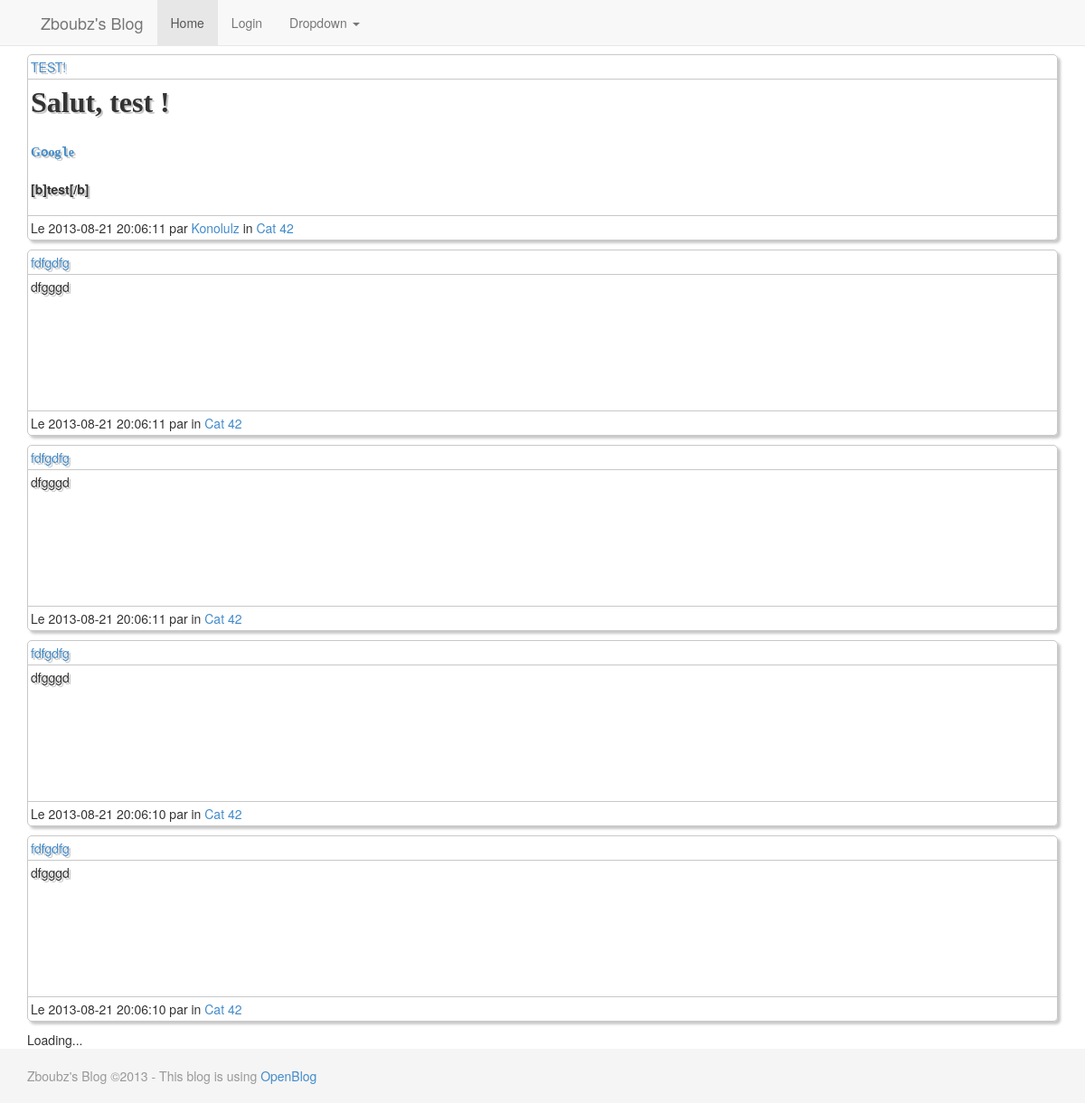
The page / on the database its author committed.
### tables this page shows
CREATE TABLE IF NOT EXISTS `post` (
  `id` int(11) NOT NULL AUTO_INCREMENT,
  `onfront` int(11) NOT NULL DEFAULT '1',
  `title` varchar(255) NOT NULL,
  `content` text NOT NULL,
  `created` timestamp NOT NULL DEFAULT CURRENT_TIMESTAMP,
  `author` varchar(20) NOT NULL,
  `cat` int(11) NOT NULL DEFAULT '1',
  PRIMARY KEY (`id`)
);

CREATE TABLE IF NOT EXISTS `categories` (
  `catId` int(11) NOT NULL AUTO_INCREMENT,
  `catTitle` varchar(20) NOT NULL,
  PRIMARY KEY (`catId`)
);

### includes/lib/sysplugins/smarty_internal_template.php (called while the page is built, shortened)
<?php
class Smarty_Internal_Template extends Smarty_Internal_TemplateBase {
    public $cache_id = null;
    public $compile_id = null;
    public $template_resource = null;
    public $smarty = null;
    public function __construct($template_resource, $smarty, $_parent = null, $_cache_id = null, $_compile_id = null, $_caching = null, $_cache_lifetime = null)
    {
        $this->smarty = &$smarty;
        $this->cache_id = $_cache_id === null ? $this->smarty->cache_id : $_cache_id;
        $this->compile_id = $_compile_id === null ? $this->smarty->compile_id : $_compile_id;
        $this->caching = $_caching === null ? $this->smarty->caching : $_caching;
        $this->parent = $_parent;
        $this->template_resource = $template_resource;
    }
    public function getSubTemplate($template, $cache_id, $compile_id, $caching, $cache_lifetime, $data, $parent_scope)
    {
        if ($this->smarty->allow_ambiguous_resources) {
            $_templateId = Smarty_Resource::getUniqueTemplateName($this->smarty, $template) . $cache_id . $compile_id;
        } else {
            $_templateId = $this->smarty->joined_template_dir . '#' . $template . $cache_id . $compile_id;
        }
        if (isset($this->smarty->template_objects[$_templateId])) {
            $tpl = clone $this->smarty->template_objects[$_templateId];
            $tpl->parent = $this;
            $tpl->caching = $caching;
            $tpl->cache_lifetime = $cache_lifetime;
        } else {
            $tpl = new $this->smarty->template_class($template, $this->smarty, $this, $cache_id, $compile_id, $caching, $cache_lifetime);
        }
        if ($parent_scope == Smarty::SCOPE_LOCAL) {
            $tpl->tpl_vars = $this->tpl_vars;
            $tpl->tpl_vars['smarty'] = clone $this->tpl_vars['smarty'];
        } elseif ($parent_scope == Smarty::SCOPE_PARENT) {
            $tpl->tpl_vars = &$this->tpl_vars;
        } elseif ($parent_scope == Smarty::SCOPE_GLOBAL) {
            $tpl->tpl_vars = &Smarty::$global_tpl_vars;
        } elseif (($scope_ptr = $this->getScopePointer($parent_scope)) == null) {
            $tpl->tpl_vars = &$this->tpl_vars;
        } else {
            $tpl->tpl_vars = &$scope_ptr->tpl_vars;
        }
        $tpl->config_vars = $this->config_vars;
        return $tpl->fetch(null, null, null, null, false, false, true);
    }
    public function __get($property_name)
    {
        switch ($property_name) {
            case 'source':
                $this->source = Smarty_Resource::source($this);
                if ($this->source->type != 'eval') {
                    if ($this->smarty->allow_ambiguous_resources) {
                        $_templateId = $this->source->unique_resource . $this->cache_id . $this->compile_id;
                    } else {
                        $_templateId = $this->smarty->joined_template_dir . '#' . $this->template_resource . $this->cache_id . $this->compile_id;
                    }
                    $this->smarty->template_objects[$_templateId] = $this;
                }
                return $this->source;
            case 'compiled':
                $this->compiled = $this->source->getCompiled($this);
                return $this->compiled;
            case 'compiler':
                $this->smarty->loadPlugin($this->source->compiler_class);
                $this->compiler = new $this->source->compiler_class($this->source->template_lexer_class, $this->source->template_parser_class, $this->smarty);
                return $this->compiler;
        }
        throw new SmartyException("template property '$property_name' does not exist.");
    }
}
?>

### includes/lib/Smarty.class.php (called while the page is built, shortened)
<?php
include_once SMARTY_SYSPLUGINS_DIR.'smarty_internal_templatebase.php';
include_once SMARTY_SYSPLUGINS_DIR.'smarty_internal_template.php';
include_once SMARTY_SYSPLUGINS_DIR.'smarty_resource.php';
include_once SMARTY_SYSPLUGINS_DIR.'smarty_internal_resource_file.php';
class Smarty extends Smarty_Internal_TemplateBase {
    private $template_dir = array();
    private $compile_dir = null;
    public function setTemplateDir($template_dir)
    {
        $this->template_dir = array();
        foreach ((array) $template_dir as $k => $v) {
            $this->template_dir[$k] = rtrim($v, '/\\') . DS;
        }
        $this->joined_template_dir = join(DIRECTORY_SEPARATOR, $this->template_dir);
        return $this;
    }
    public function getTemplateDir($index=null)
    {
        return (array)$this->template_dir;
    }
    public function setCompileDir($compile_dir)
    {
        $this->compile_dir = rtrim($compile_dir, '/\\') . DS;
        return $this;
    }
    public function getCompileDir()
    {
        return $this->compile_dir;
    }
}
?>

### includes/lib/sysplugins/smarty_resource.php (called while the page is built, shortened)
<?php
abstract class Smarty_Resource {
    public static $resources = array();
    protected static $sysplugins = array(
        'file' => true,
        'string' => true,
        'extends' => true,
        'stream' => true,
        'eval' => true,
        'php' => true
    );
    protected function buildUniqueResourceName(Smarty $smarty, $resource_name)
    {
        return get_class($this) . '#' . $smarty->joined_template_dir . '#' . $resource_name;
    }
    public function populateCompiledFilepath(Smarty_Template_Compiled $compiled, Smarty_Internal_Template $_template)
    {
        $_filepath = $compiled->source->uid;
        if ($_template->caching) {
            $_cache = '.cache';
        } else {
            $_cache = '';
        }
        $_compile_dir = $_template->smarty->getCompileDir();
        $_basename = $this->getBasename($compiled->source);
        if ($_basename) {
            $_basename = '.' . $_basename;
        }
        $compiled->filepath = $_compile_dir . $_filepath . '.' . $compiled->source->type . $_basename . $_cache . '.php';
    }
    protected function normalizePath($_path, $ds=true)
    {
        if ($ds) {
            $_path = str_replace('\\', '/', $_path);
        }
        $offset = 0;
        $_path = preg_replace('#(/\./(\./)*)|/{2,}#', '/', $_path);
        while (true) {
            $_parent = strpos($_path, '/../', $offset);
            if (!$_parent) {
                break;
            } else if ($_path[$_parent - 1] === '.') {
                $offset = $_parent + 3;
                continue;
            }
            $_pos = strrpos($_path, '/', $_parent - strlen($_path) - 1);
            $_path = substr_replace($_path, '', $_pos, $_parent + 3 - $_pos);
        }
        return $_path;
    }
    protected function buildFilepath(Smarty_Template_Source $source, Smarty_Internal_Template $_template=null)
    {
        $file = $source->name;
        if ($source instanceof Smarty_Config_Source) {
            $_directories = $source->smarty->getConfigDir();
            $_default_handler = $source->smarty->default_config_handler_func;
        } else {
            $_directories = $source->smarty->getTemplateDir();
        }
        $_file_is_dotted = $file[0] == '.' && ($file[1] == '.' || $file[1] == '/' || $file[1] == "\\");
        if (!preg_match('/^([\/\\\\]|[a-zA-Z]:[\/\\\\])/', $file)) {
            $_path = str_replace('\\', '/', $file);
            $_path = DS . trim($file, '/');
            $_was_relative = true;
        } else {
            $_path = str_replace('\\', '/', $file);
        }
        $_path = $this->normalizePath($_path, false);
        if (isset($_was_relative)) {
            $_path = substr($_path, 1);
        }
        $file = rtrim($_path, '/\\');
        if (!preg_match('/^([\/\\\\]|[a-zA-Z]:[\/\\\\])/', $file)) {
            foreach ($_directories as $_directory) {
                $_filepath = $_directory . $file;
                if ($this->fileExists($source, $_filepath)) {
                    return $this->normalizePath($_filepath);
                }
            }
        }
        return false;
    }
    protected function fileExists(Smarty_Template_Source $source, $file)
    {
        $source->timestamp = @filemtime($file);
        return $source->exists = !!$source->timestamp;
    }
    public static function load(Smarty $smarty, $type)
    {
        if (isset($smarty->_resource_handlers[$type])) {
            return $smarty->_resource_handlers[$type];
        }
        if (isset(self::$sysplugins[$type])) {
            if (!isset(self::$resources[$type])) {
                self::$resources[$type] = new $_resource_class();
            }
            return $smarty->_resource_handlers[$type] = self::$resources[$type];
        }
        throw new SmartyException("Unkown resource type '{$type}'");
    }
    protected static function parseResourceName($resource_name, $default_resource, &$name, &$type)
    {
        $parts = explode(':', $resource_name, 2);
        if (!isset($parts[1]) || !isset($parts[0][1])) {
            $type = $default_resource;
            $name = $resource_name;
        } else {
            $type = $parts[0];
            $name = $parts[1];
        }
    }
    public static function source(Smarty_Internal_Template $_template=null, Smarty $smarty=null, $template_resource=null)
    {
        if ($_template) {
            $smarty = $_template->smarty;
            $template_resource = $_template->template_resource;
        }
        self::parseResourceName($template_resource, $smarty->default_resource_type, $name, $type);
        $resource = Smarty_Resource::load($smarty, $type);
        $unique_resource_name = $resource->buildUniqueResourceName($smarty, $name);
        $_cache_key = 'template|' . $unique_resource_name;
        $source = new Smarty_Template_Source($resource, $smarty, $template_resource, $type, $name, $unique_resource_name);
        return $source;
    }
}
class Smarty_Template_Source {
    public $unique_resource = null;
    public function __construct(Smarty_Resource $handler, Smarty $smarty, $resource, $type, $name, $unique_resource)
    {
        $this->handler = $handler;
        $this->uncompiled = $this->handler instanceof Smarty_Resource_Uncompiled;
        $this->recompiled = $this->handler instanceof Smarty_Resource_Recompiled;
        $this->smarty = $smarty;
        $this->type = $type;
        $this->name = $name;
        $this->unique_resource = $unique_resource;
    }
    public function getCompiled(Smarty_Internal_Template $_template)
    {
        $_cache_key = $this->unique_resource . '#' . $_template->compile_id;
        $compiled = new Smarty_Template_Compiled($this);
        $compiled->timestamp = @filemtime($compiled->filepath);
        $compiled->exists = !!$compiled->timestamp;
        return $compiled;
    }
}
class Smarty_Template_Compiled {
    public function __construct(Smarty_Template_Source $source)
    {
        $this->source = $source;
    }
}
?>

### includes/lib/sysplugins/smarty_internal_resource_file.php (called while the page is built, shortened)
<?php
class Smarty_Internal_Resource_File extends Smarty_Resource {
    public function populate(Smarty_Template_Source $source, Smarty_Internal_Template $_template=null)
    {
        $source->filepath = $this->buildFilepath($source, $_template);
        if ($source->filepath !== false) {
            $source->uid = sha1($source->filepath);
        }
    }
    public function getBasename(Smarty_Template_Source $source)
    {
        $_file = $source->name;
        return basename($_file);
    }
}
?>

### index.php (called while the page is built, shortened)
<?php
include('includes/config.inc.php');
$posts = get_posts();
$smarty->assign('posts', $posts);
$smarty->display("$theme/index.tpl");
?>

### includes/functions.inc.php (called while the page is built, shortened)
<?php
function execute_statement($statement)
{
    global $connection;
    $result = mysql_query($statement, $connection)
    or die(mysql_error());
    return $result;
}
function execute_query($sql)
{
    $dataset = FALSE;
    $result = execute_statement($sql);
    $count = mysql_num_rows($result);
    if ($count > 1)
    {
        $dataset = array();
        while ($row = mysql_fetch_assoc($result))
        {
            $dataset[] = $row;
        }
    }
    return $dataset;
}
?>

### includes/posts.inc.php (called while the page is built, shortened)
<?php
function get_posts()
{
    $sql = 'select * from post, categories WHERE onfront = 1 AND post.cat = categories.catId ORDER BY post.id DESC LIMIT 5';
    return execute_query($sql);
}
?>

### templates_c/7e9f1e1ad16e46eb55c5f7c98878a3386c29ca22.file.index.tpl.php (the view, shortened to what this page needs)
<?php if(!defined('SMARTY_DIR')) exit('no direct access allowed');
$_valid = $_smarty_tpl->decodeProperties(array (
  'file_dependency' =>
  array (
    '7e9f1e1ad16e46eb55c5f7c98878a3386c29ca22' =>
    array (
      0 => 'templates/base/index.tpl',
      1 => 1377447910,
      2 => 'file',
    ),
  ),
  'nocache_hash' => '146043721520e5e55abe974-60079243',
  'function' =>
  array (
  ),
  'version' => 'Smarty-3.1.14',
  'unifunc' => 'content_520e5e55abf690_57018090',
  'variables' =>
  array (
    'art_count' => 0,
    'posts' => 0,
    'i' => 0,
  ),
  'has_nocache_code' => false,
),false); ?>
<?php if ($_valid && !is_callable('content_520e5e55abf690_57018090')) {function content_520e5e55abf690_57018090($_smarty_tpl) {?><?php echo $_smarty_tpl->getSubTemplate ('base/header.tpl', $_smarty_tpl->cache_id, $_smarty_tpl->compile_id, null, null, array(), 0);?>
    <?php  $_smarty_tpl->tpl_vars['i'] = new Smarty_Variable; $_smarty_tpl->tpl_vars['i']->_loop = false;
 $_smarty_tpl->tpl_vars['id'] = new Smarty_Variable;
 $_from = $_smarty_tpl->tpl_vars['posts']->value; if (!is_array($_from) && !is_object($_from)) { settype($_from, 'array');}
foreach ($_from as $_smarty_tpl->tpl_vars['i']->key => $_smarty_tpl->tpl_vars['i']->value){
$_smarty_tpl->tpl_vars['i']->_loop = true;
 $_smarty_tpl->tpl_vars['id']->value = $_smarty_tpl->tpl_vars['i']->key;
?>
        <div class="article" id="<?php echo $_smarty_tpl->tpl_vars['i']->value['id'];?>
">
            <div class="article_header"><a href="perm.php?id=<?php echo $_smarty_tpl->tpl_vars['i']->value['id'];?>
"><?php echo $_smarty_tpl->tpl_vars['i']->value['title'];?>
</a></div>
            <div class="article_content"><?php echo $_smarty_tpl->tpl_vars['i']->value['content'];?>
</div>
            <div class="article_footer">Le <?php echo $_smarty_tpl->tpl_vars['i']->value['created'];?>
 par  <a href="#"><?php echo $_smarty_tpl->tpl_vars['i']->value['author'];?>
</a> in <a href="#cat.php?id=<?php echo $_smarty_tpl->tpl_vars['i']->value['catId'];?>
"><?php echo $_smarty_tpl->tpl_vars['i']->value['catTitle'];?>
</a></div>
        </div>
    <?php } ?>
<div class="loadmore">
		Loading...
	</div>
<?php echo $_smarty_tpl->getSubTemplate ('base/footer.tpl', $_smarty_tpl->cache_id, $_smarty_tpl->compile_id, null, null, array(), 0);?>
<?php }} ?>

### rows shown on the page
post: title "TEST!", content "Salut, test ! G o o g l e [b]test[/b]", created "2013-08-21 20:06:11", author "Konolulz", categories.catTitle "Cat 42"
post: title "fdfgdfg", content "dfgggd", created "2013-08-21 20:06:11", categories.catTitle "Cat 42"
post: title "fdfgdfg", content "dfgggd", created "2013-08-21 20:06:11", categories.catTitle "Cat 42"
post: title "fdfgdfg", content "dfgggd", created "2013-08-21 20:06:10", categories.catTitle "Cat 42"
post: title "fdfgdfg", content "dfgggd", created "2013-08-21 20:06:10", categories.catTitle "Cat 42"

### other values the page prints
$_smarty_tpl->tpl_vars['siteName']->value "Zboubz's Blog"
